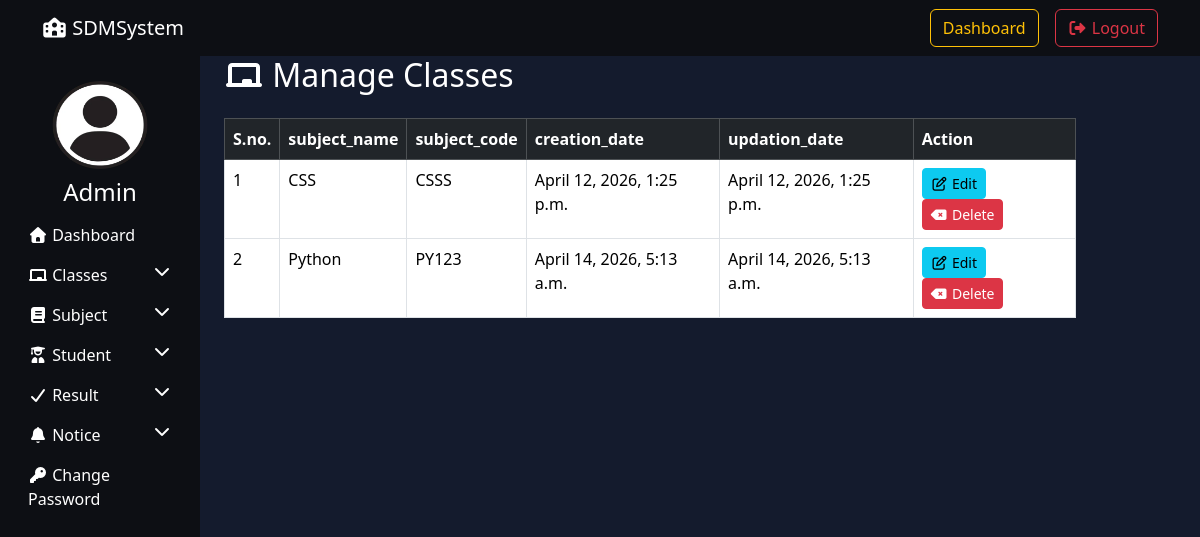
The app's page /manage_subject/ (signed in) with its own data.
### resultapp/models.py (models this page shows, shortened)
class Subject(models.Model):
    subject_name = models.CharField(max_length=100)
    subject_code = models.CharField(max_length=20)
    creation_date = models.DateTimeField(auto_now_add=True)
    updation_date = models.DateTimeField(auto_now=True)

### resultapp/views.py (the view, shortened to what this page needs)
# urls.py: path('manage_subject/',manage_subject,name="manage_subject"),
@login_required
def manage_subject(request):
    subjects = Subject.objects.all()
    return render(request,"manage_subject.html",locals())

### resultapp/templates/manage_subject.html (shortened to what this page needs)
{% extends "admin_base.html" %}
{% load static %}
{%block content%}
   <div class="container">
    <h2 class="mb-4">
        <i class="fas fa-chalkboard"></i> Manage Classes
    </h2>
    <table class="table table-bordered">
        <thead class="table-dark">
            <tr>
                <th>S.no.</th>
                <th>subject_name</th>
                <th>subject_code</th>
                <th>creation_date</th>
                <th>updation_date</th>
                <th>Action</th>
            </tr>
        </thead>
        <tbody>
            {% for i in subjects%}
            <tr>
                <td>{{forloop.counter}}</td>
                <td>{{i.subject_name}}</td>
                <td>{{i.subject_code}}</td>
                <td>{{i.creation_date}}</td>
                <td>{{i.updation_date}}</td>
                <td>
                    <a href="{% url 'edit_subject' i.id %}" class="btn btn-info btn-sm"><i class="fa-regular fa-pen-to-square"></i> Edit</a>
                     <a href="?delete={{i.id}}" class="btn btn-danger btn-sm"><i class="fa-solid fa-delete-left"></i> Delete</a>
                </td>
            </tr>
     {%endfor%}
        </tbody>
    </table>
   </div>
    {%endblock %}

### resultapp/templates/manage_subject.html (style rules this page uses)
body { background-color: #141B2D; color:white; }

### records on screen
Subject: subject_name "CSS", subject_code "CSSS", creation_date "April 12, 2026, 1:25 p.m.", updation_date "April 12, 2026, 1:25 p.m."
Subject: subject_name "Python", subject_code "PY123", creation_date "April 14, 2026, 5:13 a.m.", updation_date "April 14, 2026, 5:13 a.m."
